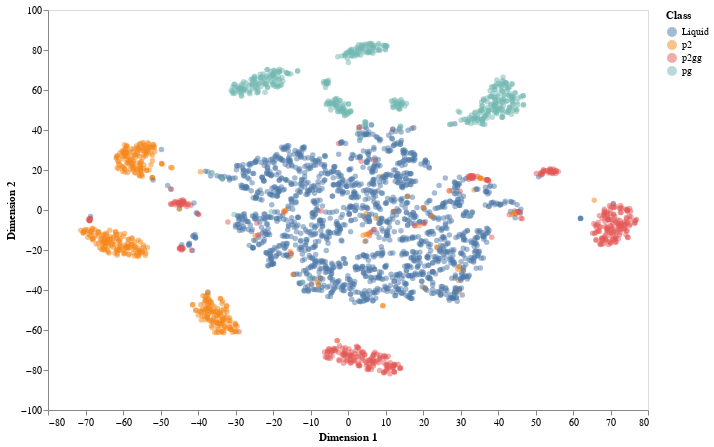

This figure's notebook cell:
### Markdown cell above
Just like with the linear PCA,
the addition of the relative distances
doesn't help the separation of structures.

### Code cell
figures.plot_tsne_reduction(X_o, y)

### Figure 1 — Vega-Lite specification as saved in the notebook (floating-point values rounded to 4 significant figures; data arrays with more than 128 entries replaced by an {"elided": "..."} marker saying what was removed)
{"$schema": "https://vega.github.io/schema/vega-lite/v2.6.0.json", "config": {"axis": {"grid": false}, "view": {"height": 400, "width": 600}}, "data": {"name": "data-f1c9ed18d5c56e1d2ea3167e3eb0e9f9"}, "datasets": {"data-f1c9ed18d5c56e1d2ea3167e3eb0e9f9": {"elided": "3000 records"}}, "encoding": {"color": {"field": "class", "title": "Class", "type": "nominal"}, "x": {"field": "dim1", "title": "Dimension 1", "type": "quantitative"}, "y": {"field": "dim2", "title": "Dimension 2", "type": "quantitative"}}, "mark": {"opacity": 0.5, "type": "circle"}}
